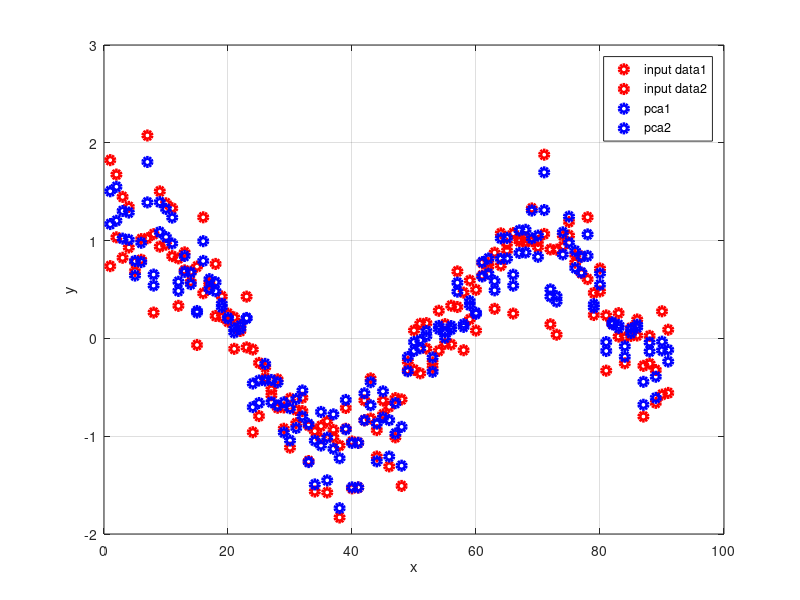
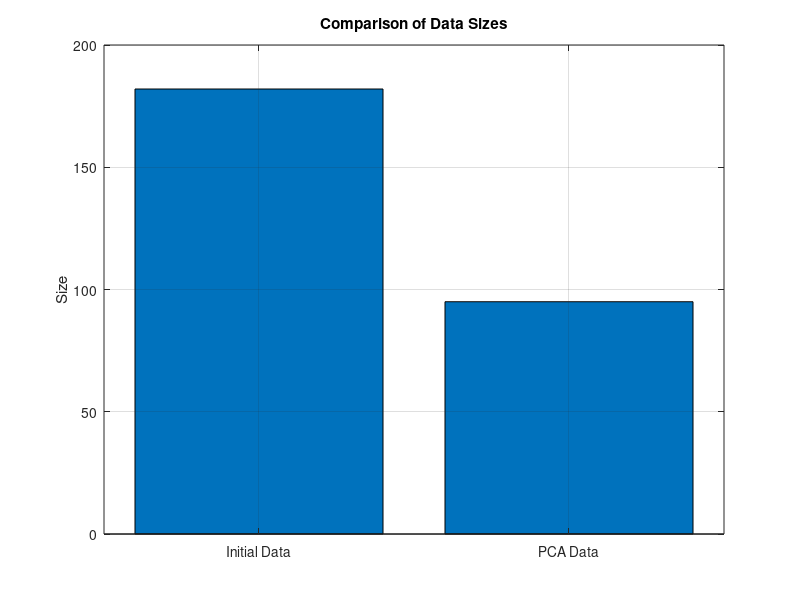

Write the MATLAB code that produced these figures, in order.
clear all
close all
clc
range = 1:0.1:10;
x1 = sin(range)' + 0.1 * randn(length(range), 1);
x2 = sin(range)' + 0.5 * randn(length(range), 1);
data = [x1, x2];
[coeff, score, latent, tsquared, explained, mu] = pca(data, "NumComponents", 1);
data_pca = score * coeff' + mu;
figure(1)
plot(data, 'or', 'LineWidth', 3);
grid;
hold on;
plot(data_pca, 'ob', 'LineWidth', 3);
xlabel('x');
ylabel('y');
legend('input data1', 'input data2', 'pca1', 'pca2');

clc
disp('size of initial data:')
s_init = size(data, 1) * size(data, 2)
disp('size of PCA data:')
s1 = size(score, 1) * size(score, 2);
s2 = size(coeff, 1) * size(coeff, 2);
s3 = size(mu, 1) * size(mu, 2);
s_PCA = s1 + s2 + s3

figure(2)
bar([1, 2], [s_init, s_PCA]);
set(gca, 'xticklabel', {'Initial Data', 'PCA Data'});
ylabel('Size');
title('Comparison of Data Sizes');
grid on;
